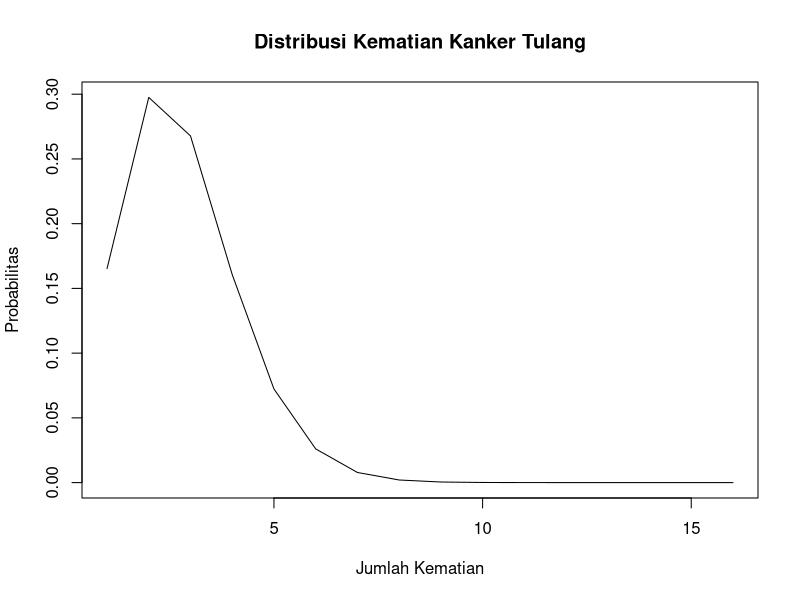
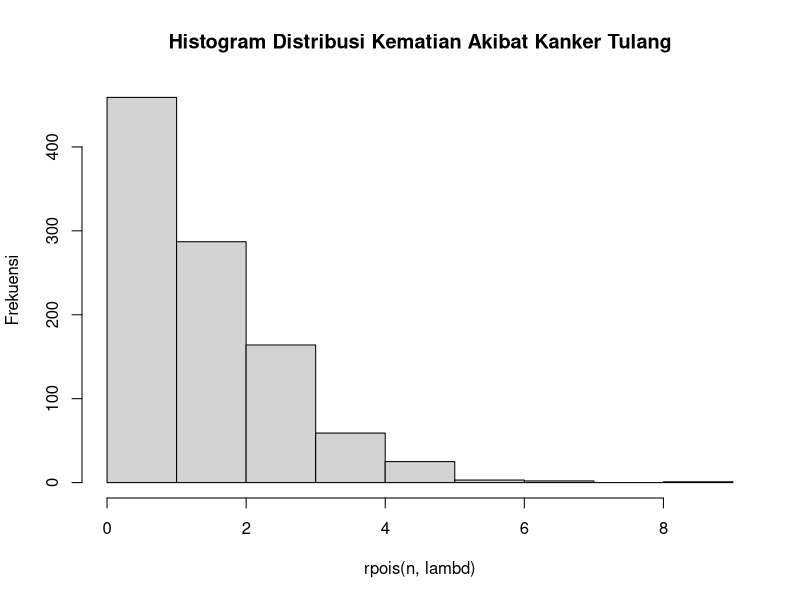

The R script that drew these images, in order:
# Nomor 2
# A. Bagaimana pendistribusian banyak kematian karena kanker tulang? Tentukan
# distribusi dengan parameter yang sesuai.
lambd <- 1.8
x <- 0:15
distb <- dpois(x,lambd)
print(distb)
plot(type="l", distb, main="Distribusi Kematian Kanker Tulang", xlab="Jumlah Kematian", ylab="Probabilitas")

# B. Ada 4 kematian akibat kanker tulang yang dilaporkan di kalangan pekerja
# pabrik ban, apakah itu peristiwa yang tidak biasa? Hitung probabilitas
# berdasarkan distribusi yang telah dipilih.
probs <- dpois(4,lambd)
cat("Probabilitas: ", probs)

# C. Berapa peluang paling banyak 4 kematian akibat kanker tulang?
probs <- ppois(4, lambd)
cat("Peluang Paling Banyak 4 Kematian Akibat Kangker Tulang: ", probs)

# D. Berapa peluang lebih dari 4 kematian akibat kanker tulang?
probs <- 1-(probs)
cat("Peluang Kematian Lebih Dari 4 Akibat Kanker Tulang: ", probs)

# E. Berdasarkan distribusi yang telah dipilih, berapakah nilai harapan dan standar
# deviasi banyak kematian akibat kanker tulang untuk pekerja pabrik ban?

harapan <- lambd
standardDeviasi <- sqrt(harapan)
cat("Harapan: ", harapan, "; Standard Deviasi: ", standardDeviasi)

# F. Gambarkan histogram pendistribusian banyak banyak kematian akibat kanker
# tulang untuk pekerja pabrik ban.
n <- 1000
hist(rpois(n, lambd),ylab="Frekuensi", main="Histogram Distribusi Kematian Akibat Kanker Tulang")

# D. Gunakan simulasi untuk memeriksa hasil sebelumnya.
res <- rpois(n,lambd)
print(res)

# Jelaskan banyak kematian akibat kanker tulang berdasarkan simulasi Anda.
# Bandingkan jawaban pada pertanyaan 2d dengan hasil simulasi Anda.
